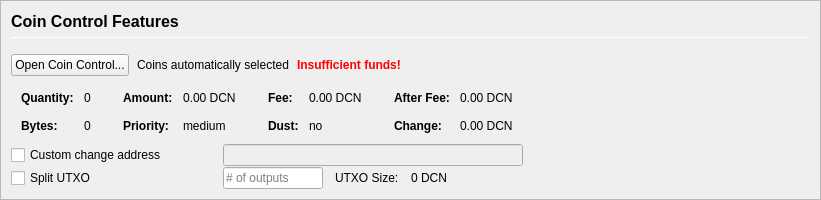
         <widget class="QFrame" name="frameCoinControl">
          <property name="sizePolicy">
           <sizepolicy hsizetype="Expanding" vsizetype="Expanding">
            <horstretch>0</horstretch>
            <verstretch>0</verstretch>
           </sizepolicy>
          </property>
          <property name="maximumSize">
           <size>
            <width>16777215</width>
            <height>16777215</height>
           </size>
          </property>
          <property name="frameShape">
           <enum>QFrame::StyledPanel</enum>
          </property>
          <property name="frameShadow">
           <enum>QFrame::Sunken</enum>
          </property>
          <layout class="QVBoxLayout" name="verticalLayoutCoinControl2">
           <property name="spacing">
            <number>0</number>
           </property>
           <property name="leftMargin">
            <number>0</number>
           </property>
           <property name="topMargin">
            <number>0</number>
           </property>
           <property name="rightMargin">
            <number>0</number>
           </property>
           <property name="bottomMargin">
            <number>0</number>
           </property>
           <item>
            <widget class="QFrame" name="frameCoinControl_BG">
             <layout class="QVBoxLayout" name="verticalLayoutCoinControl" stretch="0,0,0,0,0,0">
              <property name="spacing">
               <number>1</number>
              </property>
              <property name="leftMargin">
               <number>10</number>
              </property>
              <property name="topMargin">
               <number>10</number>
              </property>
              <item>
               <layout class="QHBoxLayout" name="horizontalLayoutCoinControl1">
                <property name="bottomMargin">
                 <number>15</number>
                </property>
                <item>
                 <layout class="QVBoxLayout" name="verticalLayout_3">
                  <property name="spacing">
                   <number>6</number>
                  </property>
                  <item>
                   <widget class="QLabel" name="labelCoinControlFeatures">
                    <property name="sizePolicy">
                     <sizepolicy hsizetype="Preferred" vsizetype="Maximum">
                      <horstretch>0</horstretch>
                      <verstretch>0</verstretch>
                     </sizepolicy>
                    </property>
                    <property name="minimumSize">
                     <size>
                      <width>0</width>
                      <height>20</height>
                     </size>
                    </property>
                    <property name="font">
                     <font>
                      <pointsize>12</pointsize>
                      <weight>75</weight>
                      <bold>true</bold>
                     </font>
                    </property>
                    <property name="styleSheet">
                     <string notr="true">font-weight:bold;</string>
                    </property>
                    <property name="text">
                     <string>Coin Control Features</string>
                    </property>
                   </widget>
                  </item>
                  <item>
                   <widget class="Line" name="line">
                    <property name="minimumSize">
                     <size>
                      <width>0</width>
                      <height>1</height>
                     </size>
                    </property>
                    <property name="maximumSize">
                     <size>
                      <width>16777215</width>
                      <height>1</height>
                     </size>
                    </property>
                    <property name="orientation">
                     <enum>Qt::Horizontal</enum>
                    </property>
                   </widget>
                  </item>
                 </layout>
                </item>
               </layout>
              </item>
              <item>
               <layout class="QHBoxLayout" name="horizontalLayoutCoinControl2" stretch="0,0,0,0">
                <property name="spacing">
                 <number>8</number>
                </property>
                <property name="bottomMargin">
                 <number>10</number>
                </property>
                <item>
                 <widget class="QPushButton" name="pushButtonCoinControl">
                  <property name="styleSheet">
                   <string notr="true"/>
                  </property>
                  <property name="text">
                   <string>Open Coin Control...</string>
                  </property>
                  <property name="autoDefault">
                   <bool>false</bool>
                  </property>
                 </widget>
                </item>
                <item>
                 <widget class="QLabel" name="labelCoinControlAutomaticallySelected">
                  <property name="text">
                   <string>Coins automatically selected</string>
                  </property>
                  <property name="margin">
                   <number>5</number>
                  </property>
                 </widget>
                </item>
                <item>
                 <widget class="QLabel" name="labelCoinControlInsuffFunds">
                  <property name="font">
                   <font>
                    <weight>75</weight>
                    <bold>true</bold>
                   </font>
                  </property>
                  <property name="styleSheet">
                   <string notr="true">color:red;font-weight:bold;</string>
                  </property>
                  <property name="text">
                   <string>Insufficient funds!</string>
                  </property>
                  <property name="margin">
                   <number>5</number>
                  </property>
                 </widget>
                </item>
                <item>
                 <spacer name="horizontalSpacerCoinControl">
                  <property name="orientation">
                   <enum>Qt::Horizontal</enum>
                  </property>
                  <property name="sizeHint" stdset="0">
                   <size>
                    <width>40</width>
                    <height>1</height>
                   </size>
                  </property>
                 </spacer>
                </item>
               </layout>
              </item>
              <item>
               <widget class="QWidget" name="widgetCoinControl" native="true">
                <property name="sizePolicy">
                 <sizepolicy hsizetype="Preferred" vsizetype="Preferred">
                  <horstretch>0</horstretch>
                  <verstretch>0</verstretch>
                 </sizepolicy>
                </property>
                <property name="minimumSize">
                 <size>
                  <width>0</width>
                  <height>0</height>
                 </size>
                </property>
                <property name="styleSheet">
                 <string notr="true"/>
                </property>
                <layout class="QHBoxLayout" name="horizontalLayoutCoinControl5">
                 <property name="leftMargin">
                  <number>0</number>
                 </property>
                 <property name="topMargin">
                  <number>0</number>
                 </property>
                 <property name="rightMargin">
                  <number>0</number>
                 </property>
                 <property name="bottomMargin">
                  <number>0</number>
                 </property>
                 <item>
                  <layout class="QHBoxLayout" name="horizontalLayoutCoinControl3" stretch="0,0,0,1">
                   <property name="spacing">
                    <number>20</number>
                   </property>
                   <property name="topMargin">
                    <number>0</number>
                   </property>
                   <property name="bottomMargin">
                    <number>10</number>
                   </property>
                   <item>
                    <layout class="QFormLayout" name="formLayoutCoinControl1">
                     <property name="horizontalSpacing">
                      <number>10</number>
                     </property>
                     <property name="verticalSpacing">
                      <number>14</number>
                     </property>
                     <property name="leftMargin">
                      <number>10</number>
                     </property>
                     <property name="topMargin">
                      <number>4</number>
                     </property>
                     <property name="rightMargin">
                      <number>6</number>
                     </property>
                     <item row="0" column="0">
                      <widget class="QLabel" name="labelCoinControlQuantityText">
                       <property name="font">
                        <font>
                         <weight>75</weight>
                         <bold>true</bold>
                        </font>
                       </property>
                       <property name="text">
                        <string>Quantity:</string>
                       </property>
                       <property name="margin">
                        <number>0</number>
                       </property>
                      </widget>
                     </item>
                     <item row="0" column="1">
                      <widget class="QLabel" name="labelCoinControlQuantity">
                       <property name="cursor">
                        <cursorShape>IBeamCursor</cursorShape>
                       </property>
                       <property name="contextMenuPolicy">
                        <enum>Qt::ActionsContextMenu</enum>
                       </property>
                       <property name="text">
                        <string notr="true">0</string>
                       </property>
                       <property name="margin">
                        <number>0</number>
                       </property>
                       <property name="textInteractionFlags">
                        <set>Qt::LinksAccessibleByMouse|Qt::TextSelectableByKeyboard|Qt::TextSelectableByMouse</set>
                       </property>
                      </widget>
                     </item>
                     <item row="1" column="0">
                      <widget class="QLabel" name="labelCoinControlBytesText">
                       <property name="font">
                        <font>
                         <weight>75</weight>
                         <bold>true</bold>
                        </font>
                       </property>
                       <property name="text">
                        <string>Bytes:</string>
                       </property>
                      </widget>
                     </item>
                     <item row="1" column="1">
                      <widget class="QLabel" name="labelCoinControlBytes">
                       <property name="cursor">
                        <cursorShape>IBeamCursor</cursorShape>
                       </property>
                       <property name="contextMenuPolicy">
                        <enum>Qt::ActionsContextMenu</enum>
                       </property>
                       <property name="text">
                        <string notr="true">0</string>
                       </property>
                       <property name="textInteractionFlags">
                        <set>Qt::LinksAccessibleByMouse|Qt::TextSelectableByKeyboard|Qt::TextSelectableByMouse</set>
                       </property>
                      </widget>
                     </item>
                    </layout>
                   </item>
                   <item>
                    <layout class="QFormLayout" name="formLayoutCoinControl2">
                     <property name="horizontalSpacing">
                      <number>10</number>
                     </property>
                     <property name="verticalSpacing">
                      <number>14</number>
                     </property>
                     <property name="leftMargin">
                      <number>6</number>
                     </property>
                     <property name="topMargin">
                      <number>4</number>
                     </property>
                     <property name="rightMargin">
                      <number>6</number>
                     </property>
                     <item row="0" column="0">
                      <widget class="QLabel" name="labelCoinControlAmountText">
                       <property name="font">
                        <font>
                         <weight>75</weight>
                         <bold>true</bold>
                        </font>
                       </property>
                       <property name="text">
                        <string>Amount:</string>
                       </property>
                       <property name="margin">
                        <number>0</number>
                       </property>
                      </widget>
                     </item>
                     <item row="0" column="1">
                      <widget class="QLabel" name="labelCoinControlAmount">
                       <property name="cursor">
                        <cursorShape>IBeamCursor</cursorShape>
                       </property>
                       <property name="contextMenuPolicy">
                        <enum>Qt::ActionsContextMenu</enum>
                       </property>
                       <property name="text">
                        <string notr="true">0.00 DCN</string>
                       </property>
                       <property name="textInteractionFlags">
                        <set>Qt::LinksAccessibleByMouse|Qt::TextSelectableByKeyboard|Qt::TextSelectableByMouse</set>
                       </property>
                      </widget>
                     </item>
                     <item row="1" column="0">
                      <widget class="QLabel" name="labelCoinControlPriorityText">
                       <property name="font">
                        <font>
                         <weight>75</weight>
                         <bold>true</bold>
                        </font>
                       </property>
                       <property name="text">
                        <string>Priority:</string>
                       </property>
                      </widget>
                     </item>
                     <item row="1" column="1">
                      <widget class="QLabel" name="labelCoinControlPriority">
                       <property name="cursor">
                        <cursorShape>IBeamCursor</cursorShape>
                       </property>
                       <property name="contextMenuPolicy">
                        <enum>Qt::ActionsContextMenu</enum>
                       </property>
                       <property name="text">
                        <string>medium</string>
                       </property>
                       <property name="textInteractionFlags">
                        <set>Qt::LinksAccessibleByMouse|Qt::TextSelectableByKeyboard|Qt::TextSelectableByMouse</set>
                       </property>
                      </widget>
                     </item>
                    </layout>
                   </item>
                   <item>
                    <layout class="QFormLayout" name="formLayoutCoinControl3">
                     <property name="horizontalSpacing">
                      <number>10</number>
                     </property>
                     <property name="verticalSpacing">
                      <number>14</number>
                     </property>
                     <property name="leftMargin">
                      <number>6</number>
                     </property>
                     <property name="topMargin">
                      <number>4</number>
                     </property>
                     <property name="rightMargin">
                      <number>6</number>
                     </property>
                     <item row="0" column="0">
                      <widget class="QLabel" name="labelCoinControlFeeText">
                       <property name="font">
                        <font>
                         <weight>75</weight>
                         <bold>true</bold>
                        </font>
                       </property>
                       <property name="text">
                        <string>Fee:</string>
                       </property>
                       <property name="margin">
                        <number>0</number>
                       </property>
                      </widget>
                     </item>
                     <item row="0" column="1">
                      <widget class="QLabel" name="labelCoinControlFee">
                       <property name="cursor">
                        <cursorShape>IBeamCursor</cursorShape>
                       </property>
                       <property name="contextMenuPolicy">
                        <enum>Qt::ActionsContextMenu</enum>
                       </property>
                       <property name="text">
                        <string notr="true">0.00 DCN</string>
                       </property>
                       <property name="textInteractionFlags">
                        <set>Qt::LinksAccessibleByMouse|Qt::TextSelectableByKeyboard|Qt::TextSelectableByMouse</set>
                       </property>
                      </widget>
                     </item>
                     <item row="1" column="0">
                      <widget class="QLabel" name="labelCoinControlLowOutputText">
                       <property name="font">
                        <font>
                         <weight>75</weight>
                         <bold>true</bold>
                        </font>
                       </property>
                       <property name="text">
                        <string>Dust:</string>
                       </property>
                      </widget>
                     </item>
                     <item row="1" column="1">
                      <widget class="QLabel" name="labelCoinControlLowOutput">
                       <property name="cursor">
                        <cursorShape>IBeamCursor</cursorShape>
                       </property>
                       <property name="contextMenuPolicy">
                        <enum>Qt::ActionsContextMenu</enum>
                       </property>
                       <property name="text">
                        <string>no</string>
                       </property>
                       <property name="textInteractionFlags">
                        <set>Qt::LinksAccessibleByMouse|Qt::TextSelectableByKeyboard|Qt::TextSelectableByMouse</set>
                       </property>
                      </widget>
                     </item>
                    </layout>
                   </item>
                   <item>
                    <layout class="QFormLayout" name="formLayoutCoinControl4">
                     <property name="horizontalSpacing">
                      <number>10</number>
                     </property>
                     <property name="verticalSpacing">
                      <number>14</number>
                     </property>
                     <property name="leftMargin">
                      <number>6</number>
                     </property>
                     <property name="topMargin">
                      <number>4</number>
                     </property>
                     <property name="rightMargin">
                      <number>6</number>
                     </property>
                     <item row="0" column="0">
                      <widget class="QLabel" name="labelCoinControlAfterFeeText">
                       <property name="font">
                        <font>
                         <weight>75</weight>
                         <bold>true</bold>
                        </font>
                       </property>
                       <property name="text">
                        <string>After Fee:</string>
                       </property>
                       <property name="margin">
                        <number>0</number>
                       </property>
                      </widget>
                     </item>
                     <item row="0" column="1">
                      <widget class="QLabel" name="labelCoinControlAfterFee">
                       <property name="cursor">
                        <cursorShape>IBeamCursor</cursorShape>
                       </property>
                       <property name="contextMenuPolicy">
                        <enum>Qt::ActionsContextMenu</enum>
                       </property>
                       <property name="text">
                        <string notr="true">0.00 DCN</string>
                       </property>
                       <property name="textInteractionFlags">
                        <set>Qt::LinksAccessibleByMouse|Qt::TextSelectableByKeyboard|Qt::TextSelectableByMouse</set>
                       </property>
                      </widget>
                     </item>
                     <item row="1" column="0">
                      <widget class="QLabel" name="labelCoinControlChangeText">
                       <property name="font">
                        <font>
                         <weight>75</weight>
                         <bold>true</bold>
                        </font>
                       </property>
                       <property name="text">
                        <string>Change:</string>
                       </property>
                      </widget>
                     </item>
                     <item row="1" column="1">
                      <widget class="QLabel" name="labelCoinControlChange">
                       <property name="cursor">
                        <cursorShape>IBeamCursor</cursorShape>
                       </property>
                       <property name="contextMenuPolicy">
                        <enum>Qt::ActionsContextMenu</enum>
                       </property>
                       <property name="text">
                        <string notr="true">0.00 DCN</string>
                       </property>
                       <property name="textInteractionFlags">
                        <set>Qt::LinksAccessibleByMouse|Qt::TextSelectableByKeyboard|Qt::TextSelectableByMouse</set>
                       </property>
                      </widget>
                     </item>
                    </layout>
                   </item>
                  </layout>
                 </item>
                </layout>
               </widget>
              </item>
              <item>
               <layout class="QHBoxLayout" name="horizontalLayoutCoinControl4">
                <property name="spacing">
                 <number>12</number>
                </property>
                <property name="sizeConstraint">
                 <enum>QLayout::SetDefaultConstraint</enum>
                </property>
                <property name="topMargin">
                 <number>0</number>
                </property>
                <property name="rightMargin">
                 <number>0</number>
                </property>
                <item>
                 <widget class="QCheckBox" name="checkBoxCoinControlChange">
                  <property name="sizePolicy">
                   <sizepolicy hsizetype="Preferred" vsizetype="Preferred">
                    <horstretch>0</horstretch>
                    <verstretch>0</verstretch>
                   </sizepolicy>
                  </property>
                  <property name="minimumSize">
                   <size>
                    <width>200</width>
                    <height>0</height>
                   </size>
                  </property>
                  <property name="maximumSize">
                   <size>
                    <width>200</width>
                    <height>16777215</height>
                   </size>
                  </property>
                  <property name="toolTip">
                   <string>If this is activated, but the change address is empty or invalid, change will be sent to a newly generated address.</string>
                  </property>
                  <property name="text">
                   <string>Custom change address</string>
                  </property>
                 </widget>
                </item>
                <item>
                 <widget class="QValidatedLineEdit" name="lineEditCoinControlChange">
                  <property name="enabled">
                   <bool>false</bool>
                  </property>
                  <property name="sizePolicy">
                   <sizepolicy hsizetype="Preferred" vsizetype="Preferred">
                    <horstretch>0</horstretch>
                    <verstretch>0</verstretch>
                   </sizepolicy>
                  </property>
                  <property name="minimumSize">
                   <size>
                    <width>300</width>
                    <height>0</height>
                   </size>
                  </property>
                 </widget>
                </item>
                <item>
                 <widget class="QLabel" name="labelCoinControlChangeLabel">
                  <property name="sizePolicy">
                   <sizepolicy hsizetype="Preferred" vsizetype="Preferred">
                    <horstretch>0</horstretch>
                    <verstretch>0</verstretch>
                   </sizepolicy>
                  </property>
                  <property name="minimumSize">
                   <size>
                    <width>100</width>
                    <height>0</height>
                   </size>
                  </property>
                  <property name="text">
                   <string/>
                  </property>
                  <property name="margin">
                   <number>3</number>
                  </property>
                 </widget>
                </item>
               </layout>
              </item>
              <item>
               <layout class="QHBoxLayout" name="horizontalLayoutCoinControl6">
                <property name="spacing">
                 <number>12</number>
                </property>
                <property name="rightMargin">
                 <number>0</number>
                </property>
                <item>
                 <widget class="QCheckBox" name="splitBlockCheckBox">
                  <property name="sizePolicy">
                   <sizepolicy hsizetype="Preferred" vsizetype="Preferred">
                    <horstretch>0</horstretch>
                    <verstretch>0</verstretch>
                   </sizepolicy>
                  </property>
                  <property name="minimumSize">
                   <size>
                    <width>200</width>
                    <height>0</height>
                   </size>
                  </property>
                  <property name="maximumSize">
                   <size>
                    <width>200</width>
                    <height>16777215</height>
                   </size>
                  </property>
                  <property name="text">
                   <string>Split UTXO</string>
                  </property>
                 </widget>
                </item>
                <item>
                 <widget class="QLineEdit" name="splitBlockLineEdit">
                  <property name="sizePolicy">
                   <sizepolicy hsizetype="Preferred" vsizetype="Preferred">
                    <horstretch>50</horstretch>
                    <verstretch>0</verstretch>
                   </sizepolicy>
                  </property>
                  <property name="minimumSize">
                   <size>
                    <width>100</width>
                    <height>0</height>
                   </size>
                  </property>
                  <property name="maximumSize">
                   <size>
                    <width>100</width>
                    <height>16777215</height>
                   </size>
                  </property>
                  <property name="placeholderText">
                   <string># of outputs</string>
                  </property>
                 </widget>
                </item>
                <item>
                 <widget class="QLabel" name="labelBlockSizeText">
                  <property name="text">
                   <string>UTXO Size:</string>
                  </property>
                 </widget>
                </item>
                <item>
                 <widget class="QLabel" name="labelBlockSize">
                  <property name="text">
                   <string>0 DCN</string>
                  </property>
                 </widget>
                </item>
                <item>
                 <spacer name="horizontalSpacer_7">
                  <property name="orientation">
                   <enum>Qt::Horizontal</enum>
                  </property>
                  <property name="sizeHint" stdset="0">
                   <size>
                    <width>40</width>
                    <height>20</height>
                   </size>
                  </property>
                 </spacer>
                </item>
               </layout>
              </item>
              <item>
               <spacer name="verticalSpacerCoinControl">
                <property name="orientation">
                 <enum>Qt::Vertical</enum>
                </property>
                <property name="sizeHint" stdset="0">
                 <size>
                  <width>800</width>
                  <height>1</height>
                 </size>
                </property>
               </spacer>
              </item>
             </layout>
            </widget>
           </item>
          </layout>
         </widget>
